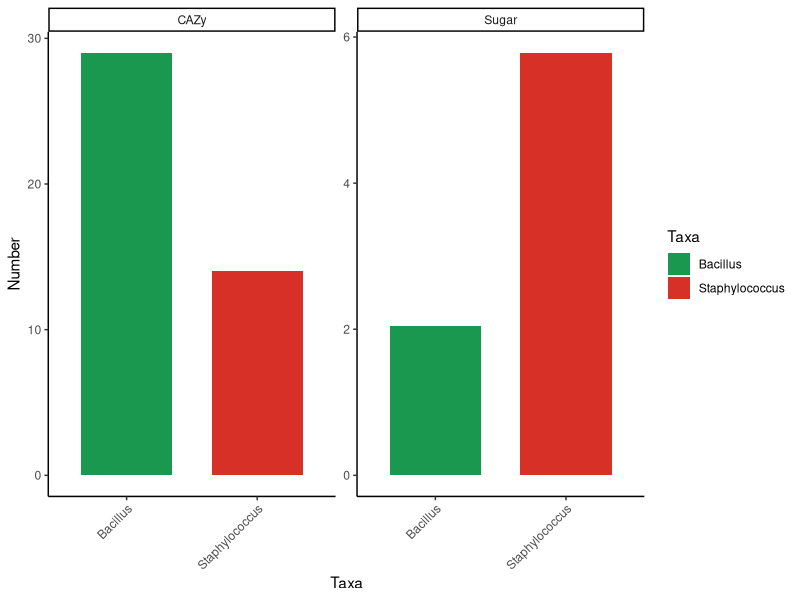
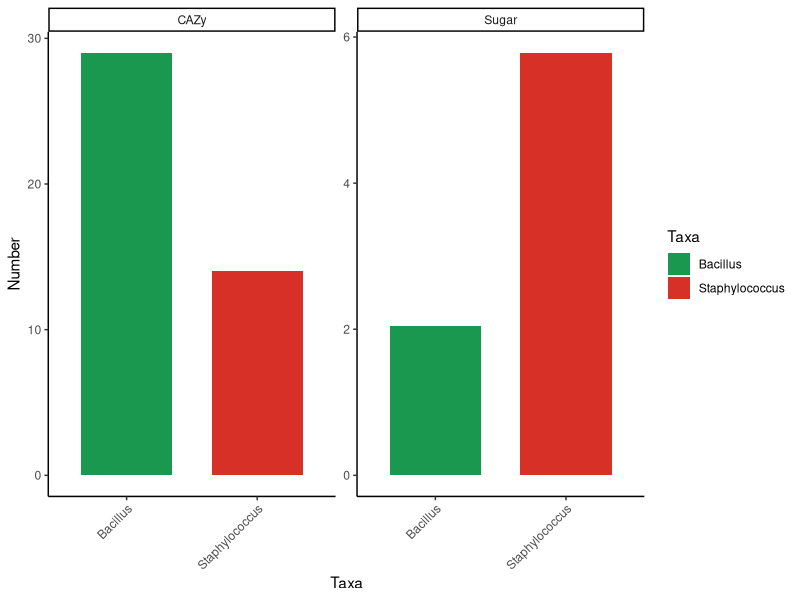

These figures' R source, in order: (Note: this script raises an error after producing the figures.)
## ---- chunk 1
knitr::opts_chunk$set(
  collapse = TRUE,
  comment = "#>")
## ---- chunk 2
#The annotation of phylogenetic tree were conducted by the script table2itol.R
#Rscript table2itol/table2itol.R -a -c double -D plan1 -b Phylum -i Bin_name -l Genus -t %s -w 0.5 annotation.txt 
#Rscript table2itol/table2itol.R -a -c double -D plan1.1 -b Family -i Bin_name -l Genus -t %s -w 0.5 annotation.txt 
#Rscript table2itol/table2itol.R -a -d -c none -D plan2 -b Phylum -i Bin_name -l Genus -t %s -w 0.5 anno_complete.txt
#Rscript table2itol/table2itol.R -c keep -D plan3 -i Genome -t %s abundance.txt

#Based on the my.tree and annotation result, the phylogenetic tree visualized using interactive Tree of Life (iTOL) online.
## ---- chunk 3
library(ggplot2)

#data
data<-read.csv("cazy_kegg_sugar.csv",header = T,row.names=1,sep = ",")
data$Taxa<-factor(data$Taxa,levels=c("Bacillus","Staphylococcus"), labels = c("Bacillus","Staphylococcus"))

p1=ggplot(data=data,aes(x=Taxa,y=Number))+geom_col(aes(fill=Taxa),position = position_dodge(0.7),width = 0.7,show.legend = T)+theme_classic()+theme(axis.text.x = element_text(angle = 45, hjust = 1))+ scale_fill_manual(values=c("#1A9850","#D73027"))+facet_wrap( ~ Group,scales="free_y", ncol=2)
p1

width =80
height = 60
group="CAZy_sugar"
ggsave(paste0("",group,".pdf"), p1, width = width, height = height,units = "mm")
## ---- chunk 4
library(pheatmap)
library(reshape2)

#data
cazy<-read.csv("cazy.csv",header = T,row.names=1,sep = ",")
row<-read.csv("row.csv",header = T,row.names=1,sep = ",")
col<-read.csv("col.csv",header = T,row.names=1,sep = ",")

# Draw heatmaps
pheatmap(cazy,color = colorRampPalette(c("white", "#238B45"))(50),cluster_rows = FALSE,cluster_cols =FALSE,display_numbers =TRUE,number_color="black",number_format = "%.0f",fontsize_number = 8,annotation_col = col,annotation_row=row)

#Further refinement of the image can be manually modified in Adobe Illustrator.
